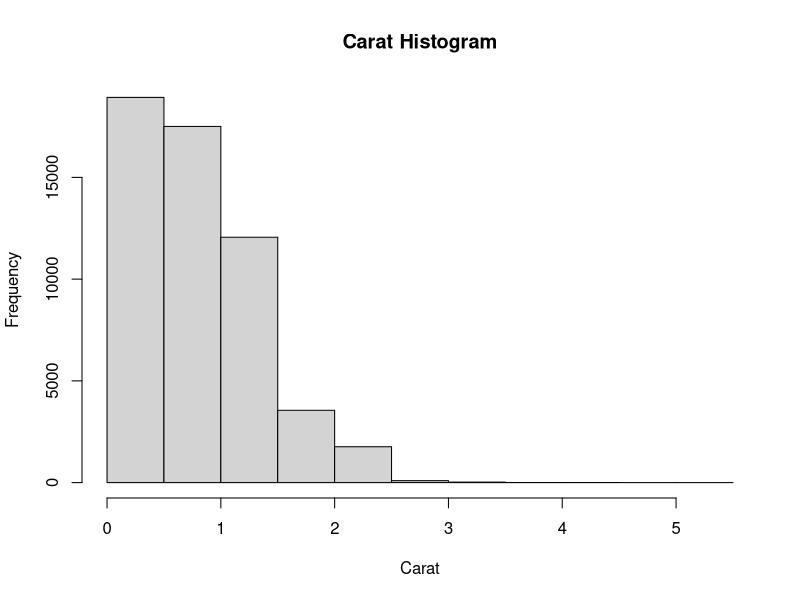
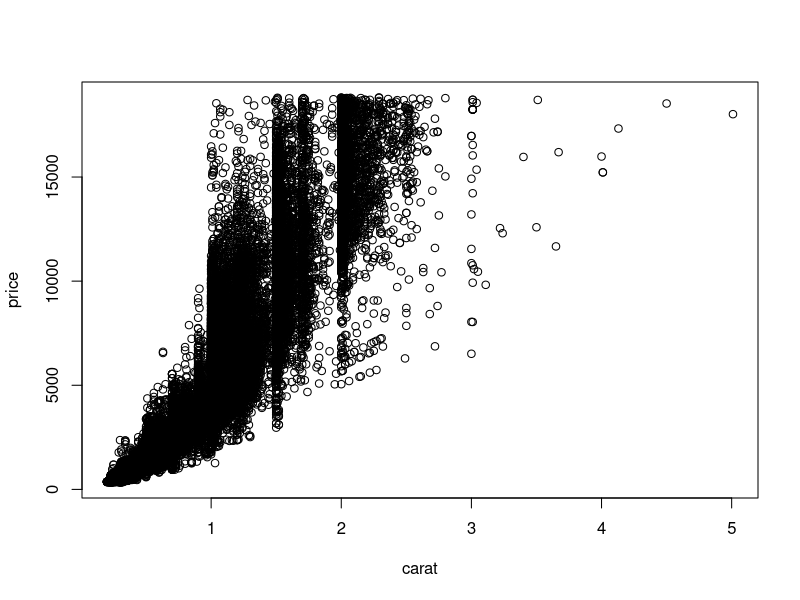
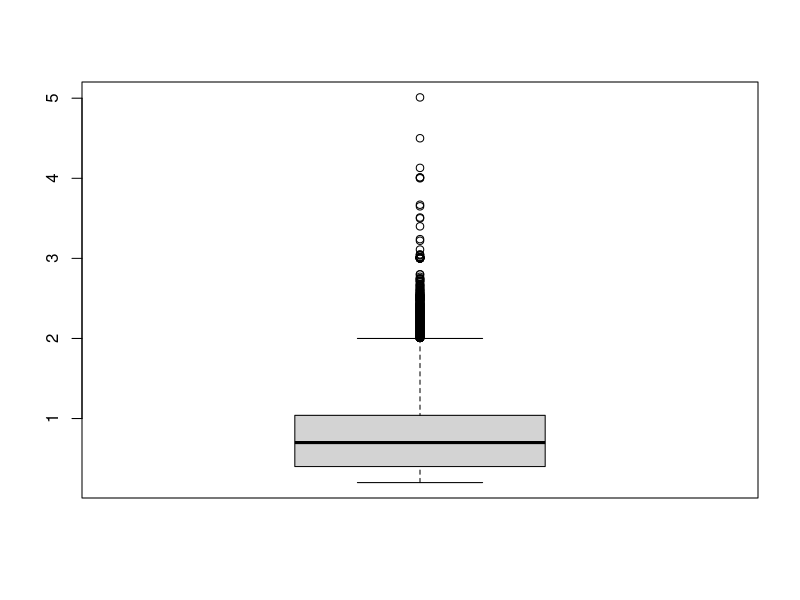

These charts were generated, in order, by the following R code:
library(ggplot2)
data(diamonds)

head(diamonds)

hist(diamonds$carat, main = "Carat Histogram", xlab = "Carat")
plot(price ~ carat, data = diamonds )
boxplot(diamonds$carat)
